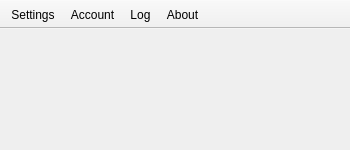
<?xml version="1.0" encoding="UTF-8"?>
<ui version="4.0">
 <class>MainWindow</class>
 <widget class="QMainWindow" name="MainWindow">
  <property name="geometry">
   <rect>
    <x>0</x>
    <y>0</y>
    <width>350</width>
    <height>150</height>
   </rect>
  </property>
  <property name="minimumSize">
   <size>
    <width>350</width>
    <height>150</height>
   </size>
  </property>
  <property name="windowTitle">
   <string>MainWindow</string>
  </property>
  <property name="toolButtonStyle">
   <enum>Qt::ToolButtonTextUnderIcon</enum>
  </property>
  <property name="unifiedTitleAndToolBarOnMac">
   <bool>true</bool>
  </property>
  <widget class="QStackedWidget" name="pageWidget">
   <property name="sizePolicy">
    <sizepolicy hsizetype="Fixed" vsizetype="Fixed">
     <horstretch>0</horstretch>
     <verstretch>0</verstretch>
    </sizepolicy>
   </property>
   <property name="currentIndex">
    <number>0</number>
   </property>
   <widget class="SettingsTab" name="settingsPage"/>
   <widget class="AccountTab" name="accountsPage"/>
   <widget class="LogTab" name="logPage"/>
   <widget class="AboutTab" name="aboutPage"/>
  </widget>
  <widget class="QToolBar" name="toolBar">
   <property name="minimumSize">
    <size>
     <width>0</width>
     <height>0</height>
    </size>
   </property>
   <property name="windowTitle">
    <string>toolBar</string>
   </property>
   <property name="movable">
    <bool>false</bool>
   </property>
   <property name="toolButtonStyle">
    <enum>Qt::ToolButtonTextUnderIcon</enum>
   </property>
   <property name="floatable">
    <bool>false</bool>
   </property>
   <attribute name="toolBarArea">
    <enum>TopToolBarArea</enum>
   </attribute>
   <attribute name="toolBarBreak">
    <bool>false</bool>
   </attribute>
   <addaction name="actionSettings"/>
   <addaction name="actionAccount"/>
   <addaction name="actionLog"/>
   <addaction name="actionAbout"/>
  </widget>
  <action name="actionSettings">
   <property name="checkable">
    <bool>true</bool>
   </property>
   <property name="icon">
    <iconset resource="../../resources.qrc">
     <normaloff>:/icons/switch.png</normaloff>:/icons/switch.png</iconset>
   </property>
   <property name="text">
    <string>Settings</string>
   </property>
   <property name="toolTip">
    <string>Settings</string>
   </property>
  </action>
  <action name="actionLog">
   <property name="checkable">
    <bool>true</bool>
   </property>
   <property name="icon">
    <iconset resource="../../resources.qrc">
     <normaloff>:/icons/log@2x.png</normaloff>:/icons/log@2x.png</iconset>
   </property>
   <property name="text">
    <string>Log</string>
   </property>
  </action>
  <action name="actionAbout">
   <property name="checkable">
    <bool>true</bool>
   </property>
   <property name="icon">
    <iconset resource="../../resources.qrc">
     <normaloff>:/icons/info@2x.png</normaloff>:/icons/info@2x.png</iconset>
   </property>
   <property name="text">
    <string>About</string>
   </property>
   <property name="toolTip">
    <string>About</string>
   </property>
  </action>
  <action name="actionAccount">
   <property name="checkable">
    <bool>true</bool>
   </property>
   <property name="icon">
    <iconset resource="../../resources.qrc">
     <normaloff>:/icons/person@2x.png</normaloff>:/icons/person@2x.png</iconset>
   </property>
   <property name="text">
    <string>Account</string>
   </property>
   <property name="toolTip">
    <string>Account</string>
   </property>
  </action>
 </widget>
 <customwidgets>
  <customwidget>
   <class>SettingsTab</class>
   <extends>QWidget</extends>
   <header>src/ui/SettingsTab.h</header>
   <container>1</container>
  </customwidget>
  <customwidget>
   <class>LogTab</class>
   <extends>QWidget</extends>
   <header>src/ui/LogTab.h</header>
   <container>1</container>
  </customwidget>
  <customwidget>
   <class>AboutTab</class>
   <extends>QWidget</extends>
   <header>src/ui/AboutTab.h</header>
   <container>1</container>
  </customwidget>
  <customwidget>
   <class>AccountTab</class>
   <extends>QWidget</extends>
   <header>src/ui/AccountTab.h</header>
   <container>1</container>
  </customwidget>
 </customwidgets>
 <resources>
  <include location="../../resources.qrc"/>
 </resources>
 <connections/>
</ui>
